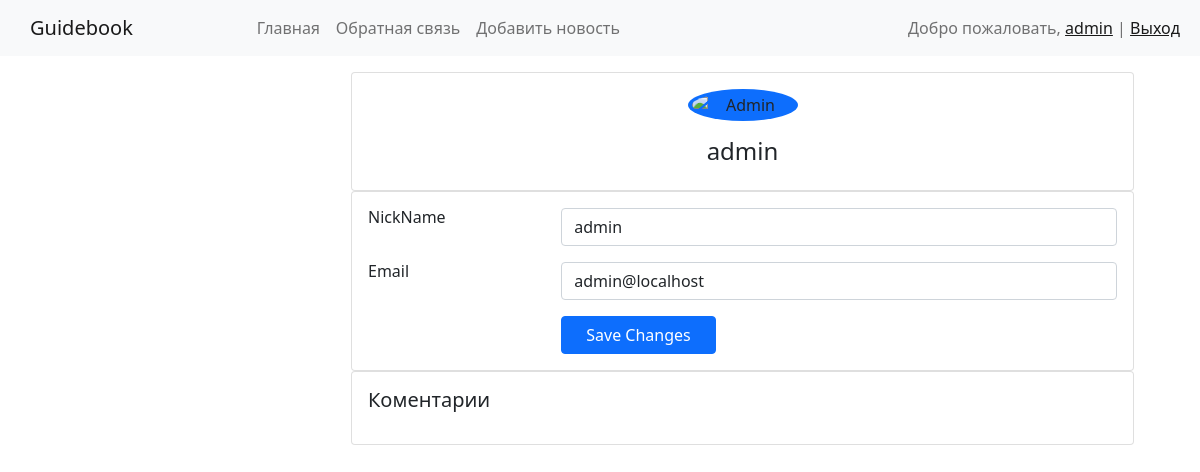
The page /profile/ (signed in) on the database as committed earlier.
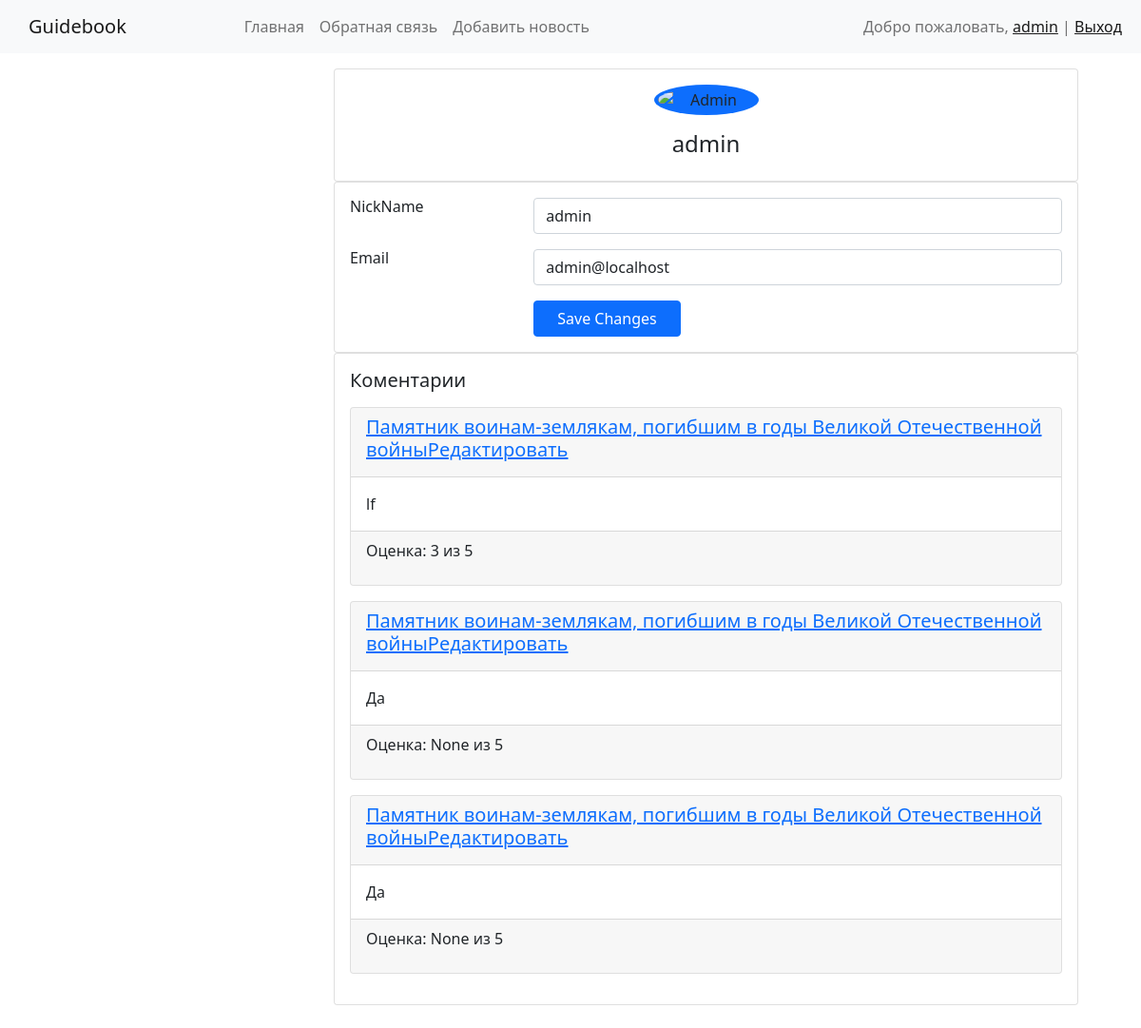
The same page on the database as committed later.
### news/models.py (models this page shows, shortened)
class News(models.Model):
    title = models.CharField(max_length=150, verbose_name='Наименование')
    content = models.TextField(blank=True, verbose_name='Контент')
    created_at = models.DateTimeField(auto_now_add=True, verbose_name='Дата публикации')
    updated_at = models.DateTimeField(auto_now=True, verbose_name='Обновленно')
    photo = models.ImageField(upload_to='photos/%Y/%m/%d/', verbose_name='Фото', blank=True)
    is_published = models.BooleanField(default=True, verbose_name='Опубликованно')
    category = models.ForeignKey('Category', on_delete=models.PROTECT, verbose_name='Категория')
    views = models.IntegerField(default=0, verbose_name='Просмотры')
    author = models.ForeignKey(User, on_delete=models.PROTECT, verbose_name='автор', null=True)
    class Meta:
        verbose_name = 'Новость'
        verbose_name_plural = 'Новости'
        ordering = ['-created_at']

class Comment(models.Model):
    news = models.ForeignKey(News, on_delete=models.CASCADE, related_name='comments', verbose_name='Новость')
    author = models.ForeignKey(User, on_delete=models.CASCADE, verbose_name='Автор')
    text = models.TextField(verbose_name='Текст')
    parent = models.ForeignKey('self', on_delete=models.CASCADE, null=True, blank=True, related_name='replies',
                               verbose_name='Родительский комментарий')
    created_at = models.DateTimeField(auto_now_add=True, verbose_name='Дата публикации')
    class Meta:
        verbose_name = 'Комментарий'
        verbose_name_plural = 'Комментарии'
        ordering = ['-created_at']

### news/views.py (the view)
# urls.py: path('profile/', ViewProfile.as_view(), name='profile'),
class ViewProfile(ListView, LoginRequiredMixin):
    model = Comment
    context_object_name = 'profile_items'
    template_name = 'news/profile.html'
    paginate_by = 3
    def get_queryset(self):
        user_comments = Comment.objects.filter(author=self.request.user)
        profile_items = []
        for comment in user_comments:
            post = comment.news
            rating = Rating.objects.filter(user=self.request.user, news=post).first()
            rating_value = rating.value if rating else None
            profile_items.append({'post': post, 'comment': comment, 'rating_value': rating_value})
        return profile_items

### news/templates/news/profile.html (shortened to what this page needs)
{% extends 'base.html' %}
{% block content %}
<div class="container">
		<div class="main-body">
			<div class="row">
				<div class="col-lg-12">
					<div class="card">
						<div class="card-body">
							<div class="d-flex flex-column align-items-center text-center">
								<img src="https://bootdey.com/img/Content/avatar/avatar6.png" alt="Admin" class="rounded-circle p-1 bg-primary" width="110">
								<div class="mt-3">
									<h4>{{ user }}</h4>
								</div>
							</div>
						</div>
					</div>
				</div>
				<div class="col-lg-12">
					<div class="card">
						<div class="card-body">
							<div class="row mb-3">
								<div class="col-sm-3">
									<h6 class="mb-0">NickName</h6>
								</div>
								<div class="col-sm-9 text-secondary">
									<input type="text" class="form-control" value="{{ user.username }}">
								</div>
							</div>
							<div class="row mb-3">
								<div class="col-sm-3">
									<h6 class="mb-0">Email</h6>
								</div>
								<div class="col-sm-9 text-secondary">
									<input type="text" class="form-control" value="{{ user.email }}">
								</div>
							</div>
							<div class="row">
								<div class="col-sm-3"></div>
								<div class="col-sm-9 text-secondary">
									<input type="button" class="btn btn-primary px-4" value="Save Changes">
								</div>
							</div>
						</div>
					</div>
					<div class="row">
						<div class="col-sm-12">
							<div class="card">
								<div class="card-body">
                                    <h5 class="d-flex align-items-center mb-3">Коментарии</h5>
                                    {% for item in profile_items %}
                                        <div class="card mb-3">
                                            <div class="card-header">
                                                <h5 class="card-title" >
                                                    <a href="{% url 'view_news' item.post.id %}">
                                                    {{ item.post.title }}
                                                    </a>
                                                </h5>
                                            </div>
                                            <div class="card-body">
                                                <p class="card-text">{{ item.comment.text }}</p>
                                            </div>
                                            <div class="card-footer">
                                                <p>Оценка: {{ item.rating_value }} из 5</p>
                                            </div>
                                        </div>
                                    {% endfor %}
                                </div>
							</div>
                        <br>
						</div>
					</div>
				</div>
			</div>
		</div>
	</div>
{% endblock %}

Rows that differ between the two databases and show on the page:
added News: post "Памятник воинам-землякам, погибшим в годы Великой Отечественной войныРедактировать", comment.text "lf", rating_value "3"
added News: post "Памятник воинам-землякам, погибшим в годы Великой Отечественной войныРедактировать", comment.text "Да", rating_value "None"
